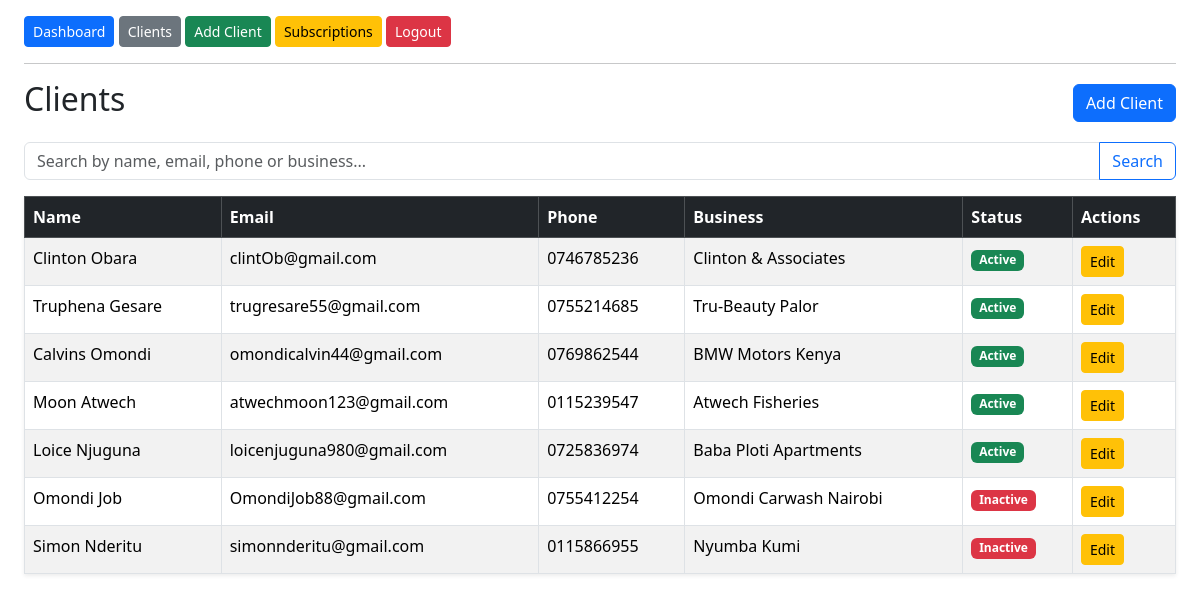
The app's page / (signed in), older data.
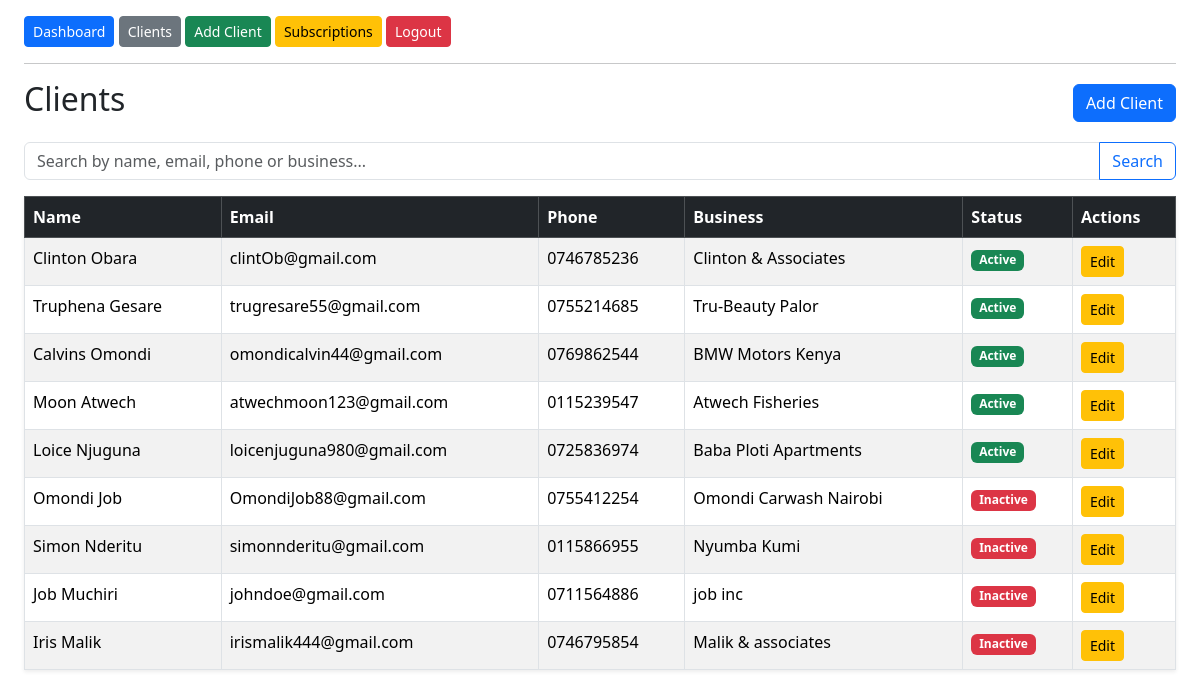
The same page, newer data.
### tracker/models.py (models this page shows, shortened)
class Client (models.Model):
    STATUS_CHOICES = [
        ('active', 'Active'),
        ('inactive', 'Inactive')
    ]
    name = models.CharField(max_length=100)
    phone_number= models.CharField(max_length=12)
    email = models.EmailField(unique=True)
    business_name= models.CharField( max_length=50)
    status = models.CharField(
        max_length=50,
        choices= STATUS_CHOICES,
        default= 'active'
    )

### tracker/views.py (the view, shortened to what this page needs)
# urls.py: path('', views.client_list, name='client-list'),
@login_required
def client_list(request):
    search_query = request.GET.get('q', '')
    clients = Client.objects.all()
    return render(request, 'tracker/client_list.html', {
    'clients': clients,
    'search_query': search_query,
})

### tracker/templates/tracker/client_list.html (shortened to what this page needs)
{% extends 'tracker/base.html' %}
{% block content %}
<div class="d-flex justify-content-between align-items-center mb-3">
    <h2>Clients</h2>
    <a href="{% url 'add-client' %}" class="btn btn-primary">
        Add Client
    </a>
</div>
<form method="GET" class="mb-3">
    <div class="input-group">
        <input
            type="text"
            name="q"
            class="form-control"
            placeholder="Search by name, email, phone or business..."
            value="{{ search_query }}"
        >
        <button type="submit" class="btn btn-outline-primary">
            Search
        </button>
    </div>
</form>
<table class="table table-striped table-hover table-bordered shadow-sm">
    <thead class="table-dark">
        <tr>
            <th>Name</th>
            <th>Email</th>
            <th>Phone</th>
            <th>Business</th>
            <th>Status</th>
            <th>Actions</th>
        </tr>
    </thead>
    <tbody>
        {% for client in clients %}
        <tr>
            <td>{{ client.name }}</td>
            <td>{{ client.email }}</td>
            <td>{{ client.phone_number }}</td>
            <td>{{ client.business_name }}</td>
            <td>
                {% if client.status == 'active' %}
                    <span class="badge bg-success">Active</span>
                {% else %}
                    <span class="badge bg-danger">Inactive</span>
                {% endif %}
            </td>
            <td>
                <a href="{% url 'edit-client' client.id %}"
                   class="btn btn-sm btn-warning">
                    Edit
                </a>
            </td>
        </tr>
        {% empty %}
        <tr>
            <td colspan="6" class="text-center text-muted">
                No clients found
            </td>
        </tr>
        {% endfor %}
    </tbody>
</table>
{% endblock %}

Row changes from the older to the newer data that the page shows:
added Client: name "Job Muchiri", email "johndoe@gmail.com", phone_number "0711564886", business_name "job inc", status "Inactive"
added Client: name "Iris Malik", email "irismalik444@gmail.com", phone_number "0746795854", business_name "Malik & associates", status "Inactive"
